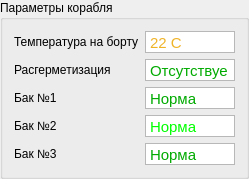
              <widget class="QGroupBox" name="groupBox_5">
               <property name="minimumSize">
                <size>
                 <width>85</width>
                 <height>0</height>
                </size>
               </property>
               <property name="maximumSize">
                <size>
                 <width>541</width>
                 <height>351</height>
                </size>
               </property>
               <property name="title">
                <string>Параметры корабля</string>
               </property>
               <layout class="QVBoxLayout" name="verticalLayout_8">
                <item>
                 <layout class="QHBoxLayout" name="horizontalLayout_19">
                  <item>
                   <widget class="QLabel" name="label_11">
                    <property name="minimumSize">
                     <size>
                      <width>120</width>
                      <height>0</height>
                     </size>
                    </property>
                    <property name="text">
                     <string>Температура на борту</string>
                    </property>
                   </widget>
                  </item>
                  <item>
                   <widget class="QTextEdit" name="textEdit_2">
                    <property name="sizePolicy">
                     <sizepolicy hsizetype="Preferred" vsizetype="Expanding">
                      <horstretch>0</horstretch>
                      <verstretch>0</verstretch>
                     </sizepolicy>
                    </property>
                    <property name="minimumSize">
                     <size>
                      <width>85</width>
                      <height>0</height>
                     </size>
                    </property>
                    <property name="maximumSize">
                     <size>
                      <width>90</width>
                      <height>22</height>
                     </size>
                    </property>
                    <property name="verticalScrollBarPolicy">
                     <enum>Qt::ScrollBarAlwaysOff</enum>
                    </property>
                    <property name="horizontalScrollBarPolicy">
                     <enum>Qt::ScrollBarAlwaysOff</enum>
                    </property>
                    <property name="html">
                     <string>&lt;!DOCTYPE HTML PUBLIC &quot;-//W3C//DTD HTML 4.0//EN&quot; &quot;http://www.w3.org/TR/REC-html40/strict.dtd&quot;&gt;
&lt;html&gt;&lt;head&gt;&lt;meta name=&quot;qrichtext&quot; content=&quot;1&quot; /&gt;&lt;meta charset=&quot;utf-8&quot; /&gt;&lt;style type=&quot;text/css&quot;&gt;
p, li { white-space: pre-wrap; }
hr { height: 1px; border-width: 0; }
li.unchecked::marker { content: &quot;\2610&quot;; }
li.checked::marker { content: &quot;\2612&quot;; }
&lt;/style&gt;&lt;/head&gt;&lt;body style=&quot; font-family:'Segoe UI'; font-size:9pt; font-weight:400; font-style:normal;&quot;&gt;
&lt;p style=&quot; margin-top:0px; margin-bottom:0px; margin-left:0px; margin-right:0px; -qt-block-indent:0; text-indent:0px;&quot;&gt;&lt;span style=&quot; font-family:'MS Shell Dlg 2'; font-size:11pt; color:#efb328;&quot;&gt;22 С&lt;/span&gt;&lt;/p&gt;&lt;/body&gt;&lt;/html&gt;</string>
                    </property>
                   </widget>
                  </item>
                 </layout>
                </item>
                <item>
                 <layout class="QHBoxLayout" name="horizontalLayout_20">
                  <item>
                   <widget class="QLabel" name="label_10">
                    <property name="minimumSize">
                     <size>
                      <width>120</width>
                      <height>0</height>
                     </size>
                    </property>
                    <property name="text">
                     <string>Расгерметизация</string>
                    </property>
                   </widget>
                  </item>
                  <item>
                   <widget class="QTextEdit" name="textEdit_6">
                    <property name="sizePolicy">
                     <sizepolicy hsizetype="Preferred" vsizetype="Expanding">
                      <horstretch>0</horstretch>
                      <verstretch>0</verstretch>
                     </sizepolicy>
                    </property>
                    <property name="minimumSize">
                     <size>
                      <width>85</width>
                      <height>0</height>
                     </size>
                    </property>
                    <property name="maximumSize">
                     <size>
                      <width>90</width>
                      <height>22</height>
                     </size>
                    </property>
                    <property name="verticalScrollBarPolicy">
                     <enum>Qt::ScrollBarAlwaysOff</enum>
                    </property>
                    <property name="horizontalScrollBarPolicy">
                     <enum>Qt::ScrollBarAlwaysOff</enum>
                    </property>
                    <property name="html">
                     <string>&lt;!DOCTYPE HTML PUBLIC &quot;-//W3C//DTD HTML 4.0//EN&quot; &quot;http://www.w3.org/TR/REC-html40/strict.dtd&quot;&gt;
&lt;html&gt;&lt;head&gt;&lt;meta name=&quot;qrichtext&quot; content=&quot;1&quot; /&gt;&lt;meta charset=&quot;utf-8&quot; /&gt;&lt;style type=&quot;text/css&quot;&gt;
p, li { white-space: pre-wrap; }
hr { height: 1px; border-width: 0; }
li.unchecked::marker { content: &quot;\2610&quot;; }
li.checked::marker { content: &quot;\2612&quot;; }
&lt;/style&gt;&lt;/head&gt;&lt;body style=&quot; font-family:'Segoe UI'; font-size:9pt; font-weight:400; font-style:normal;&quot;&gt;
&lt;p style=&quot; margin-top:0px; margin-bottom:0px; margin-left:0px; margin-right:0px; -qt-block-indent:0; text-indent:0px;&quot;&gt;&lt;span style=&quot; font-size:11pt; color:#00aa00;&quot;&gt;Отсутствует&lt;/span&gt;&lt;/p&gt;&lt;/body&gt;&lt;/html&gt;</string>
                    </property>
                   </widget>
                  </item>
                 </layout>
                </item>
                <item>
                 <layout class="QHBoxLayout" name="horizontalLayout_21">
                  <item>
                   <widget class="QLabel" name="label_12">
                    <property name="minimumSize">
                     <size>
                      <width>120</width>
                      <height>0</height>
                     </size>
                    </property>
                    <property name="text">
                     <string>Бак №1</string>
                    </property>
                   </widget>
                  </item>
                  <item>
                   <widget class="QTextEdit" name="textEdit_4">
                    <property name="sizePolicy">
                     <sizepolicy hsizetype="Preferred" vsizetype="Expanding">
                      <horstretch>0</horstretch>
                      <verstretch>0</verstretch>
                     </sizepolicy>
                    </property>
                    <property name="minimumSize">
                     <size>
                      <width>85</width>
                      <height>0</height>
                     </size>
                    </property>
                    <property name="maximumSize">
                     <size>
                      <width>90</width>
                      <height>22</height>
                     </size>
                    </property>
                    <property name="verticalScrollBarPolicy">
                     <enum>Qt::ScrollBarAlwaysOff</enum>
                    </property>
                    <property name="horizontalScrollBarPolicy">
                     <enum>Qt::ScrollBarAlwaysOff</enum>
                    </property>
                    <property name="html">
                     <string>&lt;!DOCTYPE HTML PUBLIC &quot;-//W3C//DTD HTML 4.0//EN&quot; &quot;http://www.w3.org/TR/REC-html40/strict.dtd&quot;&gt;
&lt;html&gt;&lt;head&gt;&lt;meta name=&quot;qrichtext&quot; content=&quot;1&quot; /&gt;&lt;meta charset=&quot;utf-8&quot; /&gt;&lt;style type=&quot;text/css&quot;&gt;
p, li { white-space: pre-wrap; }
hr { height: 1px; border-width: 0; }
li.unchecked::marker { content: &quot;\2610&quot;; }
li.checked::marker { content: &quot;\2612&quot;; }
&lt;/style&gt;&lt;/head&gt;&lt;body style=&quot; font-family:'Segoe UI'; font-size:9pt; font-weight:400; font-style:normal;&quot;&gt;
&lt;p style=&quot; margin-top:0px; margin-bottom:0px; margin-left:0px; margin-right:0px; -qt-block-indent:0; text-indent:0px;&quot;&gt;&lt;span style=&quot; font-size:11pt; color:#00aa00;&quot;&gt;Норма&lt;/span&gt;&lt;/p&gt;&lt;/body&gt;&lt;/html&gt;</string>
                    </property>
                   </widget>
                  </item>
                 </layout>
                </item>
                <item>
                 <layout class="QHBoxLayout" name="horizontalLayout_22">
                  <item>
                   <widget class="QLabel" name="label_13">
                    <property name="minimumSize">
                     <size>
                      <width>120</width>
                      <height>0</height>
                     </size>
                    </property>
                    <property name="text">
                     <string>Бак №2</string>
                    </property>
                   </widget>
                  </item>
                  <item>
                   <widget class="QTextEdit" name="textEdit_5">
                    <property name="sizePolicy">
                     <sizepolicy hsizetype="Preferred" vsizetype="Expanding">
                      <horstretch>0</horstretch>
                      <verstretch>0</verstretch>
                     </sizepolicy>
                    </property>
                    <property name="minimumSize">
                     <size>
                      <width>85</width>
                      <height>0</height>
                     </size>
                    </property>
                    <property name="maximumSize">
                     <size>
                      <width>90</width>
                      <height>22</height>
                     </size>
                    </property>
                    <property name="verticalScrollBarPolicy">
                     <enum>Qt::ScrollBarAlwaysOff</enum>
                    </property>
                    <property name="horizontalScrollBarPolicy">
                     <enum>Qt::ScrollBarAlwaysOff</enum>
                    </property>
                    <property name="html">
                     <string>&lt;!DOCTYPE HTML PUBLIC &quot;-//W3C//DTD HTML 4.0//EN&quot; &quot;http://www.w3.org/TR/REC-html40/strict.dtd&quot;&gt;
&lt;html&gt;&lt;head&gt;&lt;meta name=&quot;qrichtext&quot; content=&quot;1&quot; /&gt;&lt;meta charset=&quot;utf-8&quot; /&gt;&lt;style type=&quot;text/css&quot;&gt;
p, li { white-space: pre-wrap; }
hr { height: 1px; border-width: 0; }
li.unchecked::marker { content: &quot;\2610&quot;; }
li.checked::marker { content: &quot;\2612&quot;; }
&lt;/style&gt;&lt;/head&gt;&lt;body style=&quot; font-family:'Segoe UI'; font-size:9pt; font-weight:400; font-style:normal;&quot;&gt;
&lt;p style=&quot; margin-top:0px; margin-bottom:0px; margin-left:0px; margin-right:0px; -qt-block-indent:0; text-indent:0px;&quot;&gt;&lt;span style=&quot; font-size:11pt; color:#00ff00;&quot;&gt;Норма&lt;/span&gt;&lt;/p&gt;&lt;/body&gt;&lt;/html&gt;</string>
                    </property>
                   </widget>
                  </item>
                 </layout>
                </item>
                <item>
                 <layout class="QHBoxLayout" name="horizontalLayout_23">
                  <item>
                   <widget class="QLabel" name="label_14">
                    <property name="minimumSize">
                     <size>
                      <width>120</width>
                      <height>0</height>
                     </size>
                    </property>
                    <property name="text">
                     <string>Бак №3</string>
                    </property>
                   </widget>
                  </item>
                  <item>
                   <widget class="QTextEdit" name="textEdit_3">
                    <property name="sizePolicy">
                     <sizepolicy hsizetype="Preferred" vsizetype="Expanding">
                      <horstretch>0</horstretch>
                      <verstretch>0</verstretch>
                     </sizepolicy>
                    </property>
                    <property name="minimumSize">
                     <size>
                      <width>85</width>
                      <height>0</height>
                     </size>
                    </property>
                    <property name="maximumSize">
                     <size>
                      <width>90</width>
                      <height>22</height>
                     </size>
                    </property>
                    <property name="verticalScrollBarPolicy">
                     <enum>Qt::ScrollBarAlwaysOff</enum>
                    </property>
                    <property name="horizontalScrollBarPolicy">
                     <enum>Qt::ScrollBarAlwaysOff</enum>
                    </property>
                    <property name="html">
                     <string>&lt;!DOCTYPE HTML PUBLIC &quot;-//W3C//DTD HTML 4.0//EN&quot; &quot;http://www.w3.org/TR/REC-html40/strict.dtd&quot;&gt;
&lt;html&gt;&lt;head&gt;&lt;meta name=&quot;qrichtext&quot; content=&quot;1&quot; /&gt;&lt;meta charset=&quot;utf-8&quot; /&gt;&lt;style type=&quot;text/css&quot;&gt;
p, li { white-space: pre-wrap; }
hr { height: 1px; border-width: 0; }
li.unchecked::marker { content: &quot;\2610&quot;; }
li.checked::marker { content: &quot;\2612&quot;; }
&lt;/style&gt;&lt;/head&gt;&lt;body style=&quot; font-family:'Segoe UI'; font-size:9pt; font-weight:400; font-style:normal;&quot;&gt;
&lt;p style=&quot; margin-top:0px; margin-bottom:0px; margin-left:0px; margin-right:0px; -qt-block-indent:0; text-indent:0px;&quot;&gt;&lt;span style=&quot; font-size:11pt; color:#00aa00;&quot;&gt;Норма&lt;/span&gt;&lt;/p&gt;&lt;/body&gt;&lt;/html&gt;</string>
                    </property>
                   </widget>
                  </item>
                 </layout>
                </item>
               </layout>
              </widget>
